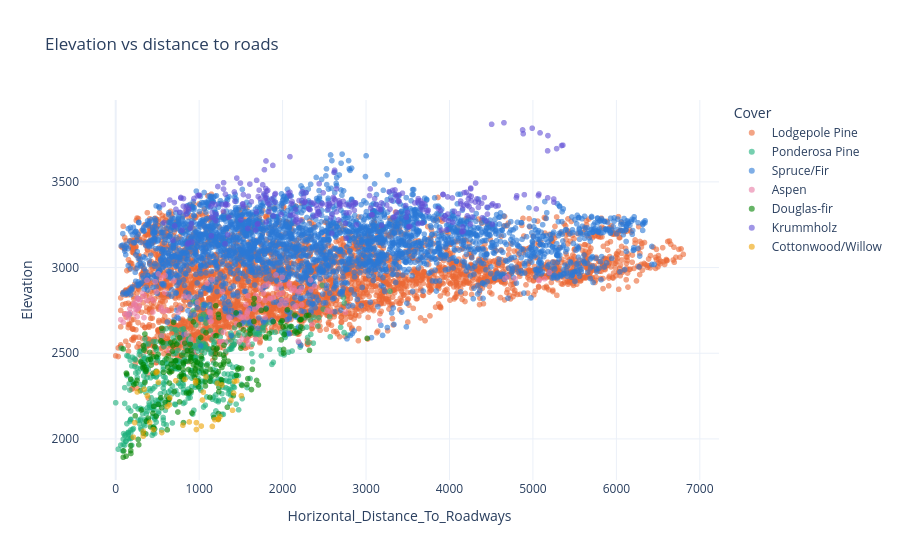

Here is the notebook cell this chart was saved with:
### Code cell
# Interactive Plotly chart (also saved as reports/figures/09_interactive_scatter.html)
import plotly.express as px
sample = df.sample(8000, random_state=0).assign(Cover=lambda d: d[config.TARGET].map(config.COVER_TYPES))
px.scatter(sample, x="Horizontal_Distance_To_Roadways", y="Elevation", color="Cover", opacity=0.6,
           color_discrete_map={config.COVER_TYPES[k]: v for k, v in eda.CLASS_COLORS.items()},
           template="plotly_white", title="Elevation vs distance to roads")

### Figure 1 — Plotly figure (JSON) as saved in the notebook; plotly's stock layout.template omitted (floating-point values rounded to 4 significant figures; data arrays with more than 128 entries replaced by an {"elided": "..."} marker saying what was removed)
{"data": [{"hovertemplate": "Cover=Lodgepole Pine<br>Horizontal_Distance_To_Roadways=%{x}<br>Elevation=%{y}<extra></extra>", "legendgroup": "Lodgepole Pine", "marker": {"color": "#eb6834", "opacity": 0.6, "symbol": "circle"}, "mode": "markers", "name": "Lodgepole Pine", "showlegend": true, "type": "scattergl", "x": {"elided": "3855 int values"}, "xaxis": "x", "y": {"elided": "3855 int values"}, "yaxis": "y"}, {"hovertemplate": "Cover=Ponderosa Pine<br>Horizontal_Distance_To_Roadways=%{x}<br>Elevation=%{y}<extra></extra>", "legendgroup": "Ponderosa Pine", "marker": {"color": "#1baf7a", "opacity": 0.6, "symbol": "circle"}, "mode": "markers", "name": "Ponderosa Pine", "showlegend": true, "type": "scattergl", "x": {"elided": "478 int values"}, "xaxis": "x", "y": {"elided": "478 int values"}, "yaxis": "y"}, {"hovertemplate": "Cover=Spruce/Fir<br>Horizontal_Distance_To_Roadways=%{x}<br>Elevation=%{y}<extra></extra>", "legendgroup": "Spruce/Fir", "marker": {"color": "#2a78d6", "opacity": 0.6, "symbol": "circle"}, "mode": "markers", "name": "Spruce/Fir", "showlegend": true, "type": "scattergl", "x": {"elided": "2986 int values"}, "xaxis": "x", "y": {"elided": "2986 int values"}, "yaxis": "y"}, {"hovertemplate": "Cover=Aspen<br>Horizontal_Distance_To_Roadways=%{x}<br>Elevation=%{y}<extra></extra>", "legendgroup": "Aspen", "marker": {"color": "#e87ba4", "opacity": 0.6, "symbol": "circle"}, "mode": "markers", "name": "Aspen", "showlegend": true, "type": "scattergl", "x": {"elided": "136 int values"}, "xaxis": "x", "y": {"elided": "136 int values"}, "yaxis": "y"}, {"hovertemplate": "Cover=Douglas-fir<br>Horizontal_Distance_To_Roadways=%{x}<br>Elevation=%{y}<extra></extra>", "legendgroup": "Douglas-fir", "marker": {"color": "#008300", "opacity": 0.6, "symbol": "circle"}, "mode": "markers", "name": "Douglas-fir", "showlegend": true, "type": "scattergl", "x": {"elided": "218 int values"}, "xaxis": "x", "y": {"elided": "218 int values"}, "yaxis": "y"}, {"hovertemplate": "Cover=Krummholz<br>Horizontal_Distance_To_Roadways=%{x}<br>Elevation=%{y}<extra></extra>", "legendgroup": "Krummholz", "marker": {"color": "#6250d6", "opacity": 0.6, "symbol": "circle"}, "mode": "markers", "name": "Krummholz", "showlegend": true, "type": "scattergl", "x": {"elided": "286 int values"}, "xaxis": "x", "y": {"elided": "286 int values"}, "yaxis": "y"}, {"hovertemplate": "Cover=Cottonwood/Willow<br>Horizontal_Distance_To_Roadways=%{x}<br>Elevation=%{y}<extra></extra>", "legendgroup": "Cottonwood/Willow", "marker": {"color": "#eda100", "opacity": 0.6, "symbol": "circle"}, "mode": "markers", "name": "Cottonwood/Willow", "showlegend": true, "type": "scattergl", "x": [649, 882, 330, 1451, 451, 1400, 616, 484, 408, 228, 644, 1231, 342, 1187, 1273, 1506, 1423, 497, 1381, 967, 1158, 1040, 552, 379, 1230, 830, 1082, 258, 967, 957, 1413, 805, 1218, 721, 331, 511, 212, 1026, 1050, 1250, 957], "xaxis": "x", "y": [2240, 2099, 2016, 2339, 2054, 2167, 2188, 2386, 2096, 2095, 2199, 2117, 2290, 2112, 2315, 2252, 2335, 2392, 2225, 2055, 2073, 2227, 2037, 2252, 2113, 2348, 2362, 2274, 2095, 2327, 2268, 2080, 2325, 2340, 2044, 2331, 2010, 2075, 2273, 2130, 2340], "yaxis": "y"}], "layout": {"legend": {"title": {"text": "Cover"}, "tracegroupgap": 0}, "title": {"text": "Elevation vs distance to roads"}, "xaxis": {"anchor": "y", "domain": [0.0, 1.0], "title": {"text": "Horizontal_Distance_To_Roadways"}}, "yaxis": {"anchor": "x", "domain": [0.0, 1.0], "title": {"text": "Elevation"}}}}
